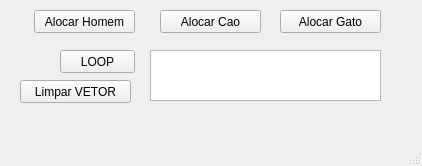
<?xml version="1.0" encoding="UTF-8"?>
<ui version="4.0">
 <class>MainWindow</class>
 <widget class="QMainWindow" name="MainWindow">
  <property name="geometry">
   <rect>
    <x>0</x>
    <y>0</y>
    <width>422</width>
    <height>166</height>
   </rect>
  </property>
  <property name="windowTitle">
   <string>MainWindow</string>
  </property>
  <widget class="QWidget" name="centralwidget">
   <widget class="QPushButton" name="pushButton">
    <property name="geometry">
     <rect>
      <x>34</x>
      <y>10</y>
      <width>101</width>
      <height>23</height>
     </rect>
    </property>
    <property name="text">
     <string>Alocar Homem</string>
    </property>
   </widget>
   <widget class="QPushButton" name="pushButton_2">
    <property name="geometry">
     <rect>
      <x>160</x>
      <y>10</y>
      <width>101</width>
      <height>23</height>
     </rect>
    </property>
    <property name="text">
     <string>Alocar Cao</string>
    </property>
   </widget>
   <widget class="QPushButton" name="pushButton_3">
    <property name="geometry">
     <rect>
      <x>280</x>
      <y>10</y>
      <width>101</width>
      <height>23</height>
     </rect>
    </property>
    <property name="text">
     <string>Alocar Gato</string>
    </property>
   </widget>
   <widget class="QPushButton" name="pushButton_4">
    <property name="geometry">
     <rect>
      <x>20</x>
      <y>80</y>
      <width>111</width>
      <height>23</height>
     </rect>
    </property>
    <property name="text">
     <string>Limpar VETOR</string>
    </property>
   </widget>
   <widget class="QPushButton" name="pushButton_5">
    <property name="geometry">
     <rect>
      <x>60</x>
      <y>50</y>
      <width>75</width>
      <height>23</height>
     </rect>
    </property>
    <property name="text">
     <string>LOOP</string>
    </property>
   </widget>
   <widget class="QTextEdit" name="textEdit">
    <property name="geometry">
     <rect>
      <x>150</x>
      <y>50</y>
      <width>231</width>
      <height>51</height>
     </rect>
    </property>
   </widget>
  </widget>
  <widget class="QMenuBar" name="menubar">
   <property name="geometry">
    <rect>
     <x>0</x>
     <y>0</y>
     <width>422</width>
     <height>21</height>
    </rect>
   </property>
  </widget>
  <widget class="QStatusBar" name="statusbar"/>
 </widget>
 <resources/>
 <connections/>
</ui>
